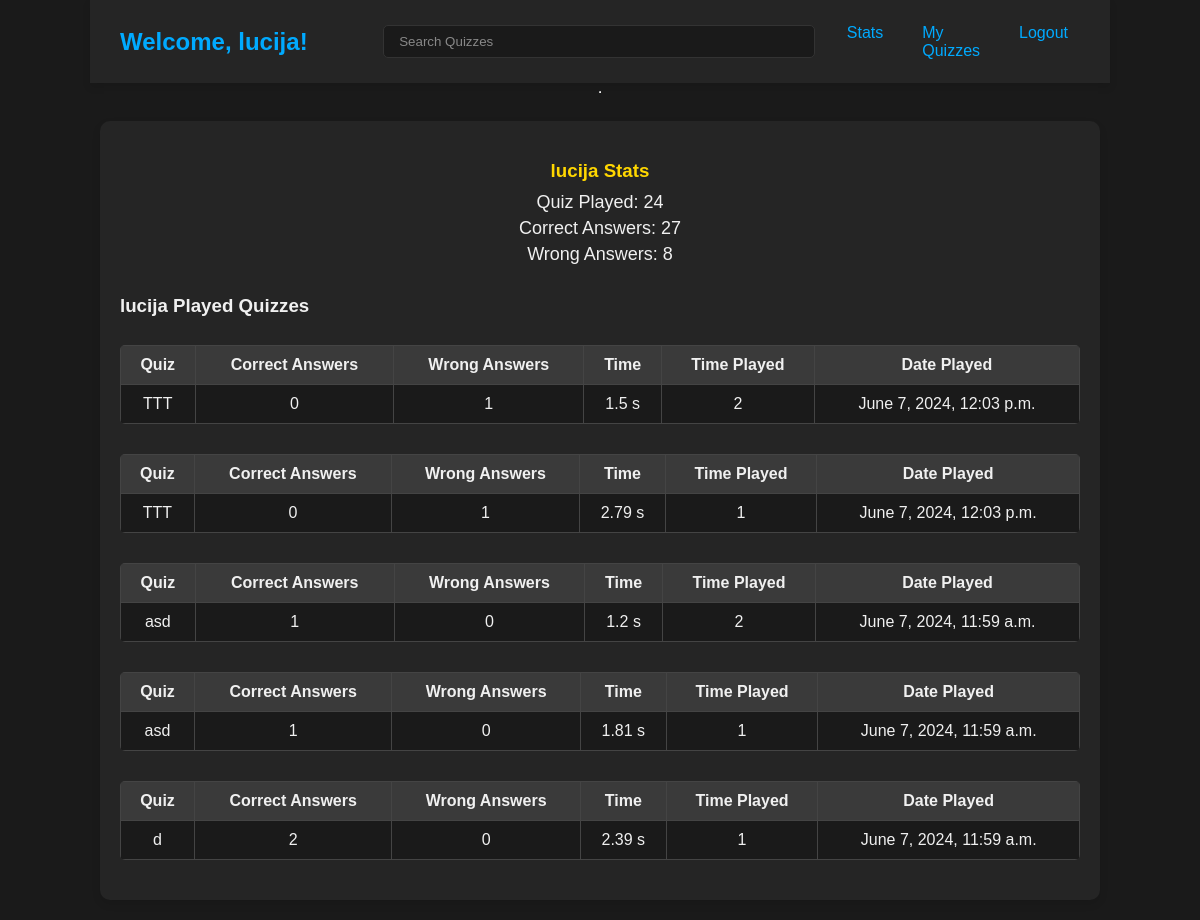
/stats/ (signed in), run on the app's committed database.
### main/models.py (models this page shows, shortened)
class Statistic(models.Model):
    quizPlayed = models.IntegerField(default=0)
    correctAnswers = models.IntegerField(default=0)
    wrongAnswers = models.IntegerField(default=0)
    user = models.OneToOneField(User, on_delete=models.CASCADE)

class QuizStatistic(models.Model):
    correctAnswers = models.IntegerField(default=0)
    wrongAnswers = models.IntegerField(default=0)
    datePlayed = models.DateTimeField(auto_now_add=True)
    time = models.FloatField(default=0)
    timePlayed = models.IntegerField(default=0)
    quiz = models.ForeignKey(Quiz, on_delete=models.CASCADE)
    user = models.ForeignKey(User, on_delete=models.SET_NULL, null=True)

class Quiz(models.Model):
    quizName = models.CharField(max_length=100)
    numberOfQuestions = models.IntegerField(null=True, blank=False)
    author = models.ForeignKey(User, on_delete=models.SET_NULL, null=True)
    updated = models.DateTimeField(auto_now=True)
    created = models.DateTimeField(auto_now_add=True)
    public = models.BooleanField(default=False)
    class Meta:
        ordering = ["-created"]
    def __str__(self):
        return self.quizName

### main/views.py (the view)
# urls.py: path("stats/", views.user_statistic, name="stats"),
@login_required(login_url="/login")
def user_statistic(request):
    reset_quiz_statistics(request)
    user = User.objects.get(id=request.user.id)
    stats = get_object_or_404(Statistic, user=user)
    quizStats = QuizStatistic.objects.filter(user=user).order_by("-datePlayed")
    context = {"stats": stats, "quizStats": quizStats}
    return render(request, "main/statistics.html", context)

### main/views.py (called while the page is built)
def reset_quiz_statistics(request):
    quizStatistic = QuizStatistic.objects.all().last()
    if quizStatistic:
        if quizStatistic.time == 0:
            quizStatistic.delete()
            request.session["counter"] = 0
            request.session["counter1"] = 0
            request.session["timer"] = 0

### main/templates/main/statistics.html (shortened to what this page needs)
<!doctype html>
{% load static %}
<html lang="en">
<head>
    <link rel="stylesheet" type="text/css" media="screen" href="{% static 'styles/user_stats.css' %}">
</head>
<body>
{% include 'navbar.html' %}
<div class="stats-container">
    <div class="user-stats">
        <h3>{{ user.username }} Stats</h3>
        <p>Quiz Played: {{ stats.quizPlayed }}</p>
        <p>Correct Answers: {{ stats.correctAnswers }}</p>
        <p>Wrong Answers: {{ stats.wrongAnswers }}</p>
    </div>
    <div class="played-quizzes">
        <h3>{{ user.username }} Played Quizzes</h3>
        {% for q in quizStats %}
        <div class="quiz-stats">
            <div class="quiz-table-wrapper">
                <table class="quiz-table">
                    <thead>
                        <tr>
                            <th>Quiz</th>
                            <th>Correct Answers</th>
                            <th>Wrong Answers</th>
                            <th>Time</th>
                            <th>Time Played</th>
                            <th>Date Played</th>
                        </tr>
                    </thead>
                    <tbody>
                        <tr>
                            <td>{{ q.quiz }}</td>
                            <td>{{ q.correctAnswers }}</td>
                            <td>{{ q.wrongAnswers }}</td>
                            <td>{{ q.time }} s</td>
                            <td>{{ q.timePlayed }}</td>
                            <td>{{ q.datePlayed}}</td>
                        </tr>
                    </tbody>
                </table>
            </div>
        </div>
        {% endfor %}
    </div>
</div>
</body>
</html>

### templates/navbar.html (shortened to what this page needs)
<!doctype html>
{% load static %}
<html lang="en">
<head>
    <link rel="stylesheet" type="text/css" media="screen" href="{% static 'styles/navbar.css' %}">
</head>
<body>
<nav>
    <div class="logo">
        <a href="/">
            {% if request.user.is_authenticated %}
                <span>Welcome, {{ request.user.username }}!</span>
            {% endif %}
        </a>
    </div>
    <div class="search-bar">
        <form method="GET" action="{% url 'home_page' %}">
            <input type="text" name="q" placeholder="Search Quizzes"/>
        </form>
    </div>
    <div class="user-links">
        {% if request.user.is_authenticated %}
            <a href="{% url 'stats' %}">Stats</a>
            <a href="{% url 'user_quizzes' %}">My Quizzes</a>
            <a href="{% url 'logout' %}">Logout</a>
        {% else %}
            <a href="{% url 'login' %}">Login</a>
        {% endif %}
    </div>
</nav>
<hr>
</body>
</html>

### static/styles/user_stats.css (style rules this page uses)
body { background-color: #1a1a1a; color: #f0f0f0; font-family: 'Arial', sans-serif; margin: 0; padding: 80px 0 20px 0; display: flex; flex-direction: column; align-items: center; justify-content: center; min-height: 100vh; }
.stats-container { width: 80%; margin: 20px auto; padding: 20px; background-color: #252525; border-radius: 10px; box-shadow: 0 4px 8px rgba(0, 0, 0, 0.1); }
.user-stats { text-align: center; margin-bottom: 30px; }
.user-stats h3 { color: #ffd700; margin-bottom: 10px; }
.user-stats p { color: #f0f0f0; margin: 5px 0; font-size: 18px; }
.quiz-table { width: 100%; border-collapse: collapse; text-align: center; background-color: #2c2c2c; border-radius: 5px; overflow: hidden; margin-top: 10px; }
.quiz-table th, .quiz-table td { padding: 10px; border: 1px solid #444; color: #f0f0f0; }
.quiz-table th { background-color: #3a3a3a; color: #f0f0f0; }
.quiz-table td { background-color: #1a1a1a; color: #f0f0f0; }
.quiz-stats { margin-bottom: 20px; }
.quiz-table-wrapper { width: 100%; overflow-x: auto; }

### static/styles/navbar.css (style rules this page uses)
body { margin: 0; padding: 0; font-family: 'Arial', sans-serif; background-color: #1a1a1a; color: #f0f0f0; min-height: 10vh; }
a { color: #00aaff; text-decoration: none; }
nav { display: flex; flex-wrap: wrap; justify-content: space-between; align-items: center; padding: 15px 30px; background-color: #252525; width: 80%; box-shadow: 0 4px 8px rgba(0, 0, 0, 0.1); gap: 10px; }
.logo { flex: 1; }
.logo span { font-size: 1.5em; font-weight: bold; color: #00aaff; }
.search-bar { flex: 2; display: flex; justify-content: center; margin: 10px 0; }
.search-bar form { width: 100%; max-width: 400px; }
.search-bar input { width: 100%; padding: 8px 15px; border: 1px solid #333; border-radius: 5px; background-color: #1a1a1a; color: #f0f0f0; }
.search-bar input::placeholder { color: #888; }
.user-links { display: flex; flex: 1; justify-content: flex-end; }
.user-links a { margin-left: 15px; padding: 8px 12px; border-radius: 5px; transition: background-color 0.3s ease; }

### data on the page
Statistic: quizPlayed "24", correctAnswers "27", wrongAnswers "8"
QuizStatistic: quiz "TTT", correctAnswers "0", wrongAnswers "1", time "1.5", timePlayed "2", datePlayed "June 7, 2024, 12:03 p.m."
QuizStatistic: quiz "TTT", correctAnswers "0", wrongAnswers "1", time "2.79", timePlayed "1", datePlayed "June 7, 2024, 12:03 p.m."
QuizStatistic: quiz "asd", correctAnswers "1", wrongAnswers "0", time "1.2", timePlayed "2", datePlayed "June 7, 2024, 11:59 a.m."
QuizStatistic: quiz "asd", correctAnswers "1", wrongAnswers "0", time "1.81", timePlayed "1", datePlayed "June 7, 2024, 11:59 a.m."
QuizStatistic: quiz "d", correctAnswers "2", wrongAnswers "0", time "2.39", timePlayed "1", datePlayed "June 7, 2024, 11:59 a.m."

### other printed values
{{ request.user.username }} "lucija"
{{ user.username }} "lucija"
